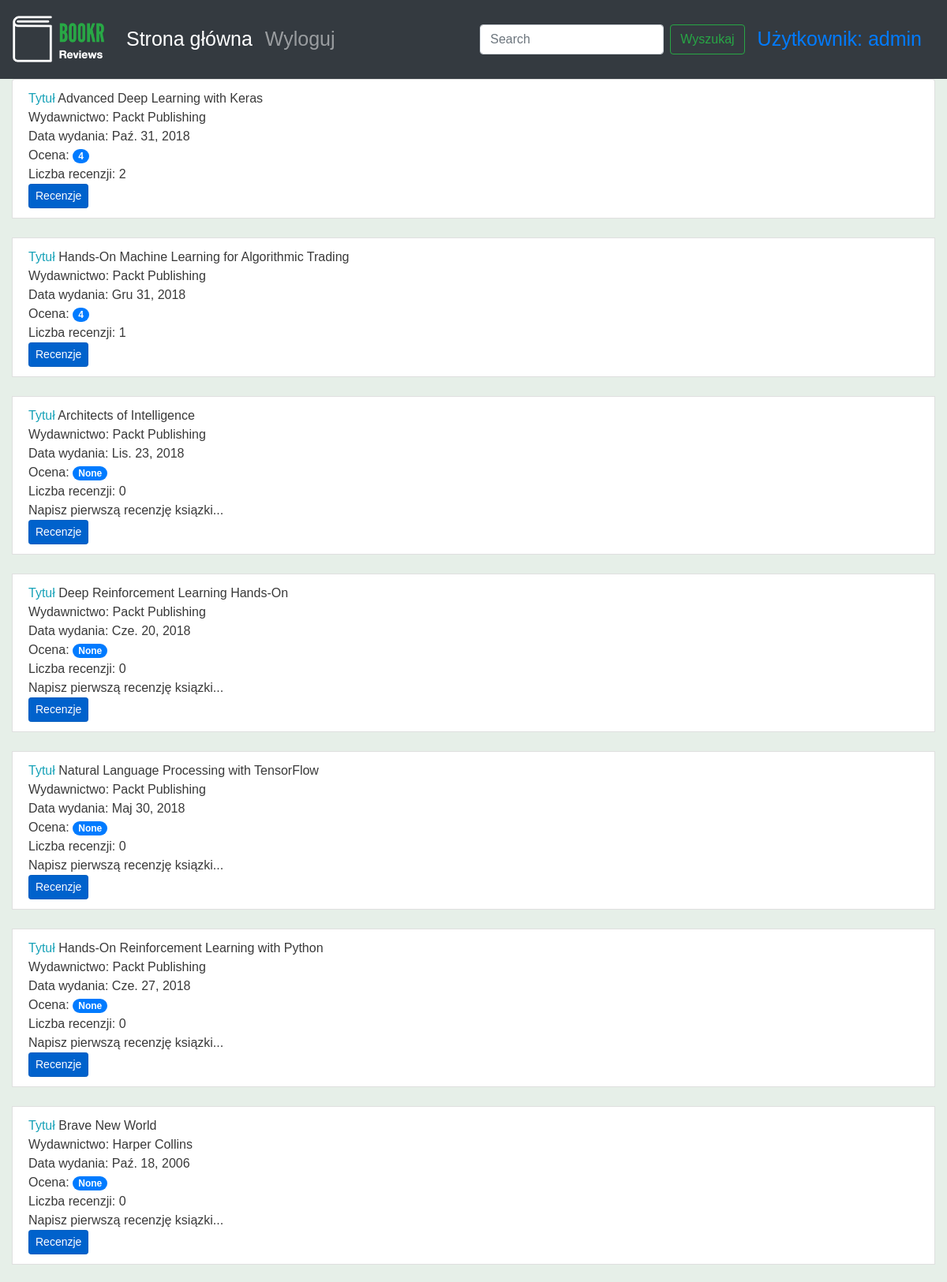
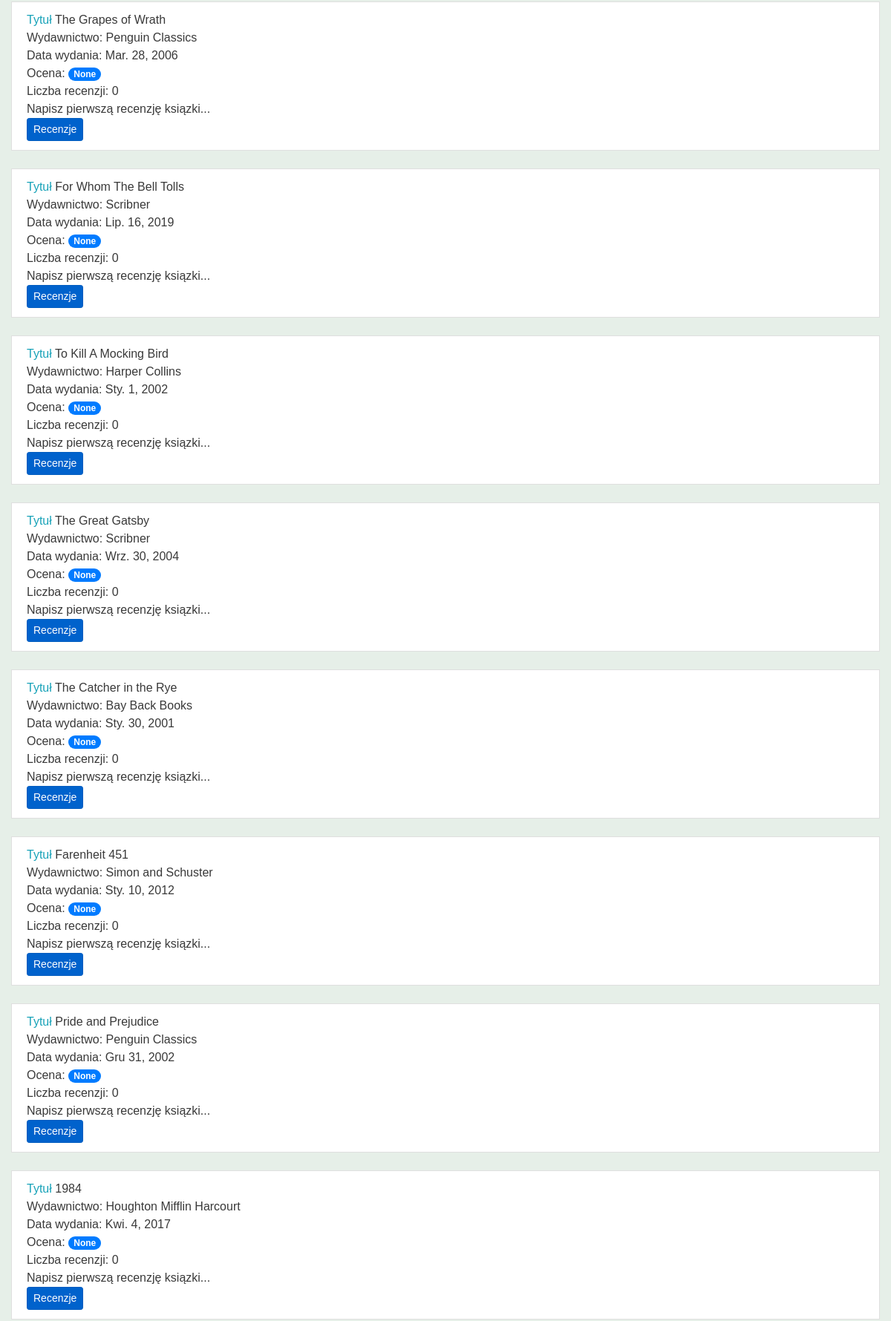
The app's page /books/ (signed in, upper part) with its own data (2 pictures, top to bottom).
### reviews/models.py (models this page shows, shortened)
class Book(models.Model):
    """Opublikowana książka."""
    title = models.CharField(max_length=70,
                             help_text="Tytuł książki.")
    publication_date = models.DateField(
        verbose_name="Data publikacji książki.")
    isbn = models.CharField(max_length=20,
                            verbose_name="Numer ISBN książki.")
    publisher = models.ForeignKey(Publisher, on_delete=models.CASCADE)
    contributors = models.ManyToManyField("Contributor", through="BookContributor")
    cover = models.ImageField(null=True, blank=True, upload_to="book_covers/")
    sample = models.FileField(null=True, blank=True, upload_to="book_samples/")

class Publisher(models.Model):
    name = models.CharField(max_length=50, help_text="Nazwa wydawnictwa")
    website = models.URLField(help_text="Witryna www")
    email = models.EmailField(help_text="Adres email")
    def __str__(self):
        return self.name

### reviews/views.py (the view)
# urls.py: path('books/', views.book_list, name="book_list"),
def book_list(request):
    books = Book.objects.all()
    book_list = []
    for book in books:
        reviews = book.review_set.all()
        if reviews:
            book_rating = average_rating([review.rating for review in reviews])
            number_of_reviews = len(reviews)
        else:
            book_rating = None
            number_of_reviews = 0
        book_list.append({'book': book,
                          'book_rating': book_rating,
                          'number_of_reviews': number_of_reviews})
    context = {'book_list': book_list}
    return render(request, 'reviews/book_list.html', context)

### reviews/utils.py (called while the page is built)
def average_rating(rating_list):
    if not rating_list:
        return 0
    return round(sum(rating_list) / len(rating_list))

### reviews/templates/reviews/book_list.html
{% extends 'base.html' %}
{% block content %}
<ul class="list-group">
    {% for item in book_list %}
    <li class="list-group-item">
        <span class="text-info">Tytuł</span> <span>{{ item.book.title }}</span><br>
        <span>Wydawnictwo: </span><span>{{ item.book.publisher }}</span>
              <br>
              <span>Data wydania: </span><span>{{ item.book.publication_date }}</span>
              <br>
              <span>Ocena: </span><span class="badge badge-primary badge-pill">{{ item.book_rating }}</span>
              <br>
              <span>Liczba recenzji: </span><span>{{ item.number_of_reviews }}</span>
              <br>
        {% if item.book_rating is null %}
        <span>Napisz pierwszą recenzję ksiązki...</span>
        <br>
        {% endif %}
        <a class="btn btn-primary btn-sm active" role="button" aria-pressed="true" href="/book/{{ item.book.id }}">Recenzje</a>
    </li>
    <br>
    {% endfor %}
</ul>
{% endblock %}

### templates/base.html (shortened to what this page needs)
<!DOCTYPE html>
{% load static %}
<html lang="en">
<head>
    <link rel="stylesheet" href="https://cdn.jsdelivr.net/npm/bootstrap@4.4.1/dist/css/bootstrap.min.css">
    <link rel="stylesheet" href="https://cdnjs.cloudflare.com/ajax/libs/font-awesome/4.7.0/css/font-awesome.min.css">
    <link rel="stylesheet" href="{% static 'css/blog.css' %}">
</head>
<body>
<nav class="navbar navbar-expand-sm navbar-dark bg-dark sticky-top">
    <a class="navbar-brand" href="/">{% block brand %}<img src="{% static 'reviews/logo.png' %}">{% endblock %}</a>
        <div class="collapse navbar-collapse" id="navbarSupportedContent">
            <ul class="navbar-nav mr-auto">
                <li class="nav-item active">
                    <a class="nav-link" href="/books/">Strona główna <span class="sr-only">(current)</span></a>
                </li>
                <li class="nav-item">
                <a class="nav-link" href="#">Wyloguj</a>
                </li>
            </ul>
             <form action="{% url 'book_search' %}" class="form-inline my-2 my-lg-0">
              <input class="form-control mr-sm-2" type="search" placeholder="Search" aria-label="Search" value="{{ search_text }}">
              <button class="btn btn-outline-success my-2 my-sm-0" type="submit">Wyszukaj</button>
            </form>
            {% if user.is_authenticated %}
            <a class="nav-link" href="profile">Użytkownik: {{ user.username }}</a>
            {% endif %}
          </div>
</nav>
<div class="container-fluid">
{% block content %}{% endblock %}
</div>
</body>
</html>

### reviews/static/css/blog.css (style rules this page uses)
.navbar { min-height: 100px; font-size: 25px; }
.navbar-brand { font-size: 25px; }
.navbar-brand > img { height: 60px; }
body { font-family: 'Source Sans Pro', sans-serif; background-color: #e6efe8; color: #393939; }

### records on screen
Book: book "Advanced Deep Learning with Keras", book.publisher "Packt Publishing", book.publication_date "Paź. 31, 2018", book_rating "4", number_of_reviews "2"
Book: book "Hands-On Machine Learning for Algorithmic Trading", book.publisher "Packt Publishing", book.publication_date "Gru 31, 2018", book_rating "4", number_of_reviews "1"
Book: book "Architects of Intelligence", book.publisher "Packt Publishing", book.publication_date "Lis. 23, 2018", book_rating "None", number_of_reviews "0", shows "Napisz pierwszą recenzję ksiązki..."
Book: book "Deep Reinforcement Learning Hands-On", book.publisher "Packt Publishing", book.publication_date "Cze. 20, 2018", book_rating "None", number_of_reviews "0", shows "Napisz pierwszą recenzję ksiązki..."
Book: book "Natural Language Processing with TensorFlow", book.publisher "Packt Publishing", book.publication_date "Maj 30, 2018", book_rating "None", number_of_reviews "0", shows "Napisz pierwszą recenzję ksiązki..."
Book: book "Hands-On Reinforcement Learning with Python", book.publisher "Packt Publishing", book.publication_date "Cze. 27, 2018", book_rating "None", number_of_reviews "0", shows "Napisz pierwszą recenzję ksiązki..."
Book: book "Brave New World", book.publisher "Harper Collins", book.publication_date "Paź. 18, 2006", book_rating "None", number_of_reviews "0", shows "Napisz pierwszą recenzję ksiązki..."
Book: book "The Grapes of Wrath", book.publisher "Penguin Classics", book.publication_date "Mar. 28, 2006", book_rating "None", number_of_reviews "0", shows "Napisz pierwszą recenzję ksiązki..."
Book: book "For Whom The Bell Tolls", book.publisher "Scribner", book.publication_date "Lip. 16, 2019", book_rating "None", number_of_reviews "0", shows "Napisz pierwszą recenzję ksiązki..."
Book: book "To Kill A Mocking Bird", book.publisher "Harper Collins", book.publication_date "Sty. 1, 2002", book_rating "None", number_of_reviews "0", shows "Napisz pierwszą recenzję ksiązki..."
Book: book "The Great Gatsby", book.publisher "Scribner", book.publication_date "Wrz. 30, 2004", book_rating "None", number_of_reviews "0", shows "Napisz pierwszą recenzję ksiązki..."
Book: book "The Catcher in the Rye", book.publisher "Bay Back Books", book.publication_date "Sty. 30, 2001", book_rating "None", number_of_reviews "0", shows "Napisz pierwszą recenzję ksiązki..."
Book: book "Farenheit 451", book.publisher "Simon and Schuster", book.publication_date "Sty. 10, 2012", book_rating "None", number_of_reviews "0", shows "Napisz pierwszą recenzję ksiązki..."
Book: book "Pride and Prejudice", book.publisher "Penguin Classics", book.publication_date "Gru 31, 2002", book_rating "None", number_of_reviews "0", shows "Napisz pierwszą recenzję ksiązki..."
Book: book "1984", book.publisher "Houghton Mifflin Harcourt", book.publication_date "Kwi. 4, 2017", book_rating "None", number_of_reviews "0", shows "Napisz pierwszą recenzję ksiązki..."

### other values on screen
{{ user.username }} "admin"
